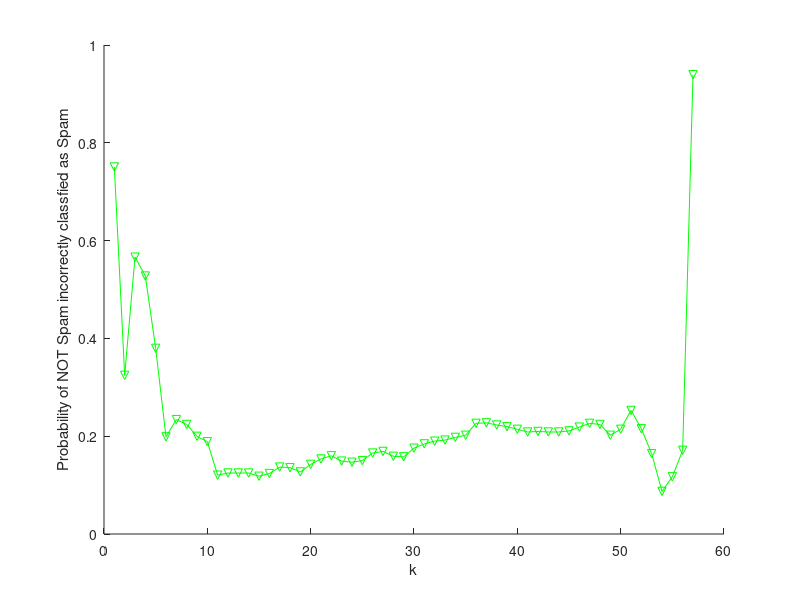

Write the MATLAB code that produced this figure.
clear all; clc; close all;
%%%%
load spamdata.mat
 TEST_SPAM = A_spam_test;
 TEST_NOT_SPAM = A_notspam_test;
 r = rank(Atrain(:,:,1)); % Rank is same for Atrain(:,:,1) and Atrain(:,:,2)
 for k = 1:r    
     % For loop to create Projection matrix
    for i=1:2
        input = Atrain(:,:,i);
        [U,S,V]= svd(input);
         Uk = U(:,1:k);
         Ukdag=pinv(Uk);
         Proj= Uk * Ukdag;
         P(:,:,i) = Proj;
    end
    % For loop to create SQERR for each of the Test Data Sequences
    for i = 1:2
       SQERR1(i,:) = sum((TEST_SPAM-squeeze(P(:,:,i))*TEST_SPAM).^2,1); %Sum of Squared Errors for TEST_SPAM vectors
       SQERR2(i,:) = sum((TEST_NOT_SPAM-squeeze(P(:,:,i))*TEST_NOT_SPAM).^2,1); %Sum of Squared Errors for TEST_SPAM vectors
    end
    
    [junk1,num1] = min(SQERR1,[],1); % Find Min Error for SQERR1
    [junk2,num2] = min(SQERR2,[],1); % Find Min Error for SQERR2

    spam_num1 = num1-1; % 0 for non-SPAM, 1 for SPAM. Expecting all 1's 
    spam_num2 = num2-1; % 0 for non-SPAM, 1 for SPAM. Expecting all 0's
   
    spam_num1_db(:,k) = spam_num1;
    spam_num2_db(:,k) = spam_num2;
    
    Pdk = sum(spam_num1)/906; %(Spam Correctly Classified)
    Pdf = sum(spam_num2)/906; %(Not spam incorrectly classifed as spam)

    plotpdkx(:,k) = Pdk; % Creating an array of values of Pdk for all k
    plotpdfx(:,k) = Pdf; % Creating an array of values of Pdf for all k
    basek(:,k) = k;      % Creating the 'k' x axis.

 end
 hold on 
 
%plot(basek,plotpdkx,'-ro')    % Plot of Pdk versus K
plot(basek,plotpdfx,'-gv')    % Plot of Pdf versus K
%plot(plotpdkx,plotpdfx,'-bx') % Plot of Pdk versus Pdf
%hold off
 
 %% Implement a mean-based classification

which_digits1 = spam_num1_db;
which_digits2 = spam_num2_db;

correct1 = sum(sum(which_digits1));
Pcorrect_mean1 = correct1/(906*k);

correct2 = sum(sum(which_digits2));
Pcorrect_mean2 = correct2/(906*k);

%hold on
%% For Plot Pd(k) vs k
%plot(basek,Pcorrect_mean1*ones(size(basek)),'red-','LineWidth',2)
%xlabel('k'), ylabel('Probability of Spam Correctly Classfied')
%% For Plot Pf(k) vs k
%plot(basek,Pcorrect_mean2*ones(size(basek)),'green-','LineWidth',2)
xlabel('k'), ylabel('Probability of NOT Spam incorrectly classfied as Spam')
%% For Plot Pd(k) vs Pf(k)
%xlabel('Pd(k)'), ylabel('Pf(k)')
hold off
%grid on

 
 %% Recursively finding the K such that Pf(k) <= 0.15 and Pd(k) is maximum
max = 0;
maxindex = -1;
for k = 1:r
    if(plotpdfx(k) <= 0.15) 
        if(plotpdkx(k) > max) 
            maxindex = k;
            max = plotpdkx(k);
        end
    end
end
kopt = maxindex;

   
        
    